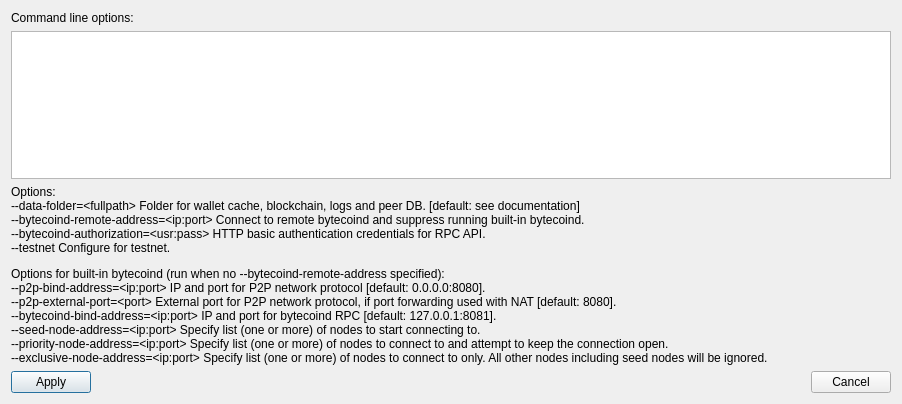
<?xml version="1.0" encoding="UTF-8"?>
<ui version="4.0">
 <class>WalletdParamsDialog</class>
 <widget class="QDialog" name="WalletdParamsDialog">
  <property name="geometry">
   <rect>
    <x>0</x>
    <y>0</y>
    <width>902</width>
    <height>404</height>
   </rect>
  </property>
  <property name="windowTitle">
   <string>Wallet daemon parameters</string>
  </property>
  <layout class="QVBoxLayout" name="verticalLayout_2">
   <item>
    <widget class="QLabel" name="label">
     <property name="text">
      <string>Command line options:</string>
     </property>
    </widget>
   </item>
   <item>
    <widget class="QTextEdit" name="paramsEdit">
     <property name="acceptRichText">
      <bool>false</bool>
     </property>
    </widget>
   </item>
   <item>
    <widget class="QLabel" name="label_2">
     <property name="cursor">
      <cursorShape>IBeamCursor</cursorShape>
     </property>
     <property name="text">
      <string>&lt;html&gt;&lt;head/&gt;&lt;body&gt;&lt;p&gt;Options:&lt;br/&gt;--data-folder=&amp;lt;fullpath&amp;gt; Folder for wallet cache, blockchain, logs and peer DB. [default: see documentation]&lt;br/&gt;--bytecoind-remote-address=&amp;lt;ip:port&amp;gt; Connect to remote bytecoind and suppress running built-in bytecoind.&lt;br/&gt;--bytecoind-authorization=&amp;lt;usr:pass&amp;gt; HTTP basic authentication credentials for RPC API.&lt;br/&gt;--testnet Configure for testnet.&lt;/p&gt;&lt;p&gt;Options for built-in bytecoind (run when no --bytecoind-remote-address specified):&lt;br/&gt;--p2p-bind-address=&amp;lt;ip:port&amp;gt; IP and port for P2P network protocol [default: 0.0.0.0:8080].&lt;br/&gt;--p2p-external-port=&amp;lt;port&amp;gt; External port for P2P network protocol, if port forwarding used with NAT [default: 8080].&lt;br/&gt;--bytecoind-bind-address=&amp;lt;ip:port&amp;gt; IP and port for bytecoind RPC [default: 127.0.0.1:8081].&lt;br/&gt;--seed-node-address=&amp;lt;ip:port&amp;gt; Specify list (one or more) of nodes to start connecting to.&lt;br/&gt;--priority-node-address=&amp;lt;ip:port&amp;gt; Specify list (one or more) of nodes to connect to and attempt to keep the connection open.&lt;br/&gt;--exclusive-node-address=&amp;lt;ip:port&amp;gt; Specify list (one or more) of nodes to connect to only. All other nodes including seed nodes will be ignored.&lt;/p&gt;&lt;/body&gt;&lt;/html&gt;</string>
     </property>
     <property name="textInteractionFlags">
      <set>Qt::TextSelectableByMouse</set>
     </property>
    </widget>
   </item>
   <item>
    <spacer name="verticalSpacer">
     <property name="orientation">
      <enum>Qt::Vertical</enum>
     </property>
     <property name="sizeHint" stdset="0">
      <size>
       <width>20</width>
       <height>40</height>
      </size>
     </property>
    </spacer>
   </item>
   <item>
    <layout class="QHBoxLayout" name="horizontalLayout">
     <item>
      <widget class="QPushButton" name="applyButton">
       <property name="text">
        <string>Apply</string>
       </property>
      </widget>
     </item>
     <item>
      <spacer name="horizontalSpacer">
       <property name="orientation">
        <enum>Qt::Horizontal</enum>
       </property>
       <property name="sizeHint" stdset="0">
        <size>
         <width>40</width>
         <height>20</height>
        </size>
       </property>
      </spacer>
     </item>
     <item>
      <widget class="QPushButton" name="cancelButton">
       <property name="text">
        <string>Cancel</string>
       </property>
      </widget>
     </item>
    </layout>
   </item>
  </layout>
 </widget>
 <resources/>
 <connections>
  <connection>
   <sender>cancelButton</sender>
   <signal>clicked()</signal>
   <receiver>WalletdParamsDialog</receiver>
   <slot>reject()</slot>
   <hints>
    <hint type="sourcelabel">
     <x>851</x>
     <y>312</y>
    </hint>
    <hint type="destinationlabel">
     <x>450</x>
     <y>166</y>
    </hint>
   </hints>
  </connection>
  <connection>
   <sender>applyButton</sender>
   <signal>clicked()</signal>
   <receiver>WalletdParamsDialog</receiver>
   <slot>applyParams()</slot>
   <hints>
    <hint type="sourcelabel">
     <x>140</x>
     <y>312</y>
    </hint>
    <hint type="destinationlabel">
     <x>450</x>
     <y>166</y>
    </hint>
   </hints>
  </connection>
  <connection>
   <sender>applyButton</sender>
   <signal>clicked()</signal>
   <receiver>WalletdParamsDialog</receiver>
   <slot>accept()</slot>
   <hints>
    <hint type="sourcelabel">
     <x>140</x>
     <y>312</y>
    </hint>
    <hint type="destinationlabel">
     <x>450</x>
     <y>166</y>
    </hint>
   </hints>
  </connection>
 </connections>
 <slots>
  <slot>saveParams()</slot>
  <slot>applyParams()</slot>
 </slots>
</ui>
